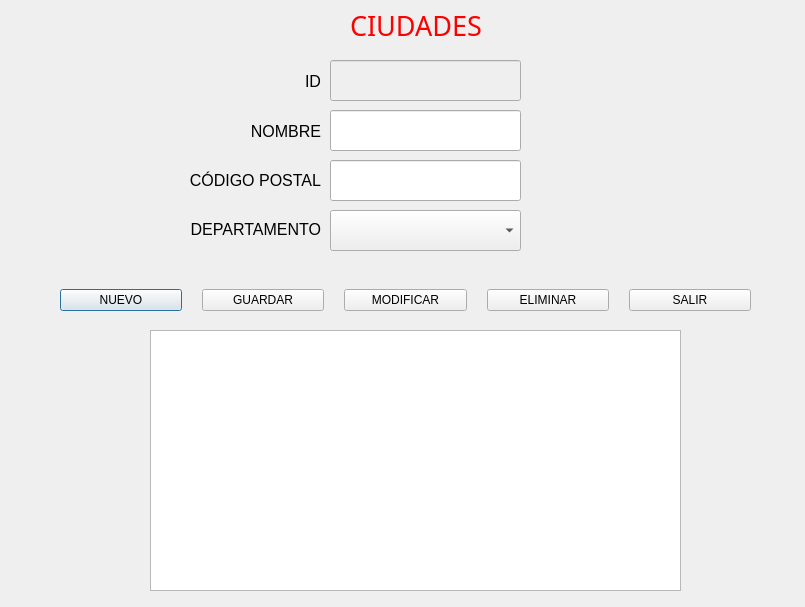
<?xml version="1.0" encoding="UTF-8"?>
<ui version="4.0">
 <class>Ciudades</class>
 <widget class="QDialog" name="Ciudades">
  <property name="geometry">
   <rect>
    <x>0</x>
    <y>0</y>
    <width>805</width>
    <height>607</height>
   </rect>
  </property>
  <property name="windowTitle">
   <string>Ciudades</string>
  </property>
  <widget class="QWidget" name="layoutWidget">
   <property name="geometry">
    <rect>
     <x>180</x>
     <y>60</y>
     <width>141</width>
     <height>191</height>
    </rect>
   </property>
   <layout class="QVBoxLayout" name="_2">
    <item>
     <widget class="QLabel" name="labelId">
      <property name="font">
       <font>
        <family>Segoe UI</family>
        <pointsize>12</pointsize>
       </font>
      </property>
      <property name="text">
       <string>ID</string>
      </property>
      <property name="alignment">
       <set>Qt::AlignmentFlag::AlignRight|Qt::AlignmentFlag::AlignTrailing|Qt::AlignmentFlag::AlignVCenter</set>
      </property>
     </widget>
    </item>
    <item>
     <widget class="QLabel" name="labelNombre">
      <property name="font">
       <font>
        <family>Segoe UI</family>
        <pointsize>12</pointsize>
       </font>
      </property>
      <property name="text">
       <string>NOMBRE</string>
      </property>
      <property name="alignment">
       <set>Qt::AlignmentFlag::AlignRight|Qt::AlignmentFlag::AlignTrailing|Qt::AlignmentFlag::AlignVCenter</set>
      </property>
     </widget>
    </item>
    <item>
     <widget class="QLabel" name="labelCodigoPostal">
      <property name="font">
       <font>
        <pointsize>12</pointsize>
       </font>
      </property>
      <property name="text">
       <string>CÓDIGO POSTAL</string>
      </property>
      <property name="alignment">
       <set>Qt::AlignmentFlag::AlignRight|Qt::AlignmentFlag::AlignTrailing|Qt::AlignmentFlag::AlignVCenter</set>
      </property>
     </widget>
    </item>
    <item>
     <widget class="QLabel" name="label_3">
      <property name="font">
       <font>
        <pointsize>12</pointsize>
       </font>
      </property>
      <property name="text">
       <string>DEPARTAMENTO</string>
      </property>
      <property name="alignment">
       <set>Qt::AlignmentFlag::AlignRight|Qt::AlignmentFlag::AlignTrailing|Qt::AlignmentFlag::AlignVCenter</set>
      </property>
     </widget>
    </item>
   </layout>
  </widget>
  <widget class="QLabel" name="label">
   <property name="geometry">
    <rect>
     <x>350</x>
     <y>10</y>
     <width>141</width>
     <height>31</height>
    </rect>
   </property>
   <property name="font">
    <font>
     <family>MV Boli</family>
     <pointsize>20</pointsize>
     <underline>false</underline>
    </font>
   </property>
   <property name="styleSheet">
    <string notr="true">color: rgb(255, 0, 0);</string>
   </property>
   <property name="text">
    <string>CIUDADES</string>
   </property>
   <property name="textFormat">
    <enum>Qt::TextFormat::AutoText</enum>
   </property>
  </widget>
  <widget class="QTableView" name="tablaCiudades">
   <property name="geometry">
    <rect>
     <x>150</x>
     <y>330</y>
     <width>531</width>
     <height>261</height>
    </rect>
   </property>
  </widget>
  <widget class="QLineEdit" name="txtId">
   <property name="enabled">
    <bool>false</bool>
   </property>
   <property name="geometry">
    <rect>
     <x>330</x>
     <y>60</y>
     <width>191</width>
     <height>41</height>
    </rect>
   </property>
  </widget>
  <widget class="QWidget" name="layoutWidget_2">
   <property name="geometry">
    <rect>
     <x>60</x>
     <y>280</y>
     <width>691</width>
     <height>41</height>
    </rect>
   </property>
   <layout class="QHBoxLayout" name="horizontalLayout">
    <property name="spacing">
     <number>20</number>
    </property>
    <item>
     <widget class="QPushButton" name="btnNuevo">
      <property name="text">
       <string>NUEVO</string>
      </property>
      <property name="icon">
       <iconset theme="QIcon::ThemeIcon::FolderNew"/>
      </property>
     </widget>
    </item>
    <item>
     <widget class="QPushButton" name="btnGuardar">
      <property name="text">
       <string>GUARDAR</string>
      </property>
      <property name="icon">
       <iconset theme="QIcon::ThemeIcon::DocumentSave"/>
      </property>
     </widget>
    </item>
    <item>
     <widget class="QPushButton" name="btnModificar">
      <property name="text">
       <string>MODIFICAR</string>
      </property>
      <property name="icon">
       <iconset theme="QIcon::ThemeIcon::MailMessageNew"/>
      </property>
     </widget>
    </item>
    <item>
     <widget class="QPushButton" name="btnEliminar">
      <property name="text">
       <string>ELIMINAR</string>
      </property>
      <property name="icon">
       <iconset theme="QIcon::ThemeIcon::ApplicationExit"/>
      </property>
     </widget>
    </item>
    <item>
     <widget class="QPushButton" name="btnCerrar">
      <property name="text">
       <string>SALIR</string>
      </property>
      <property name="icon">
       <iconset theme="QIcon::ThemeIcon::SystemLogOut"/>
      </property>
     </widget>
    </item>
   </layout>
  </widget>
  <widget class="QLineEdit" name="txtNombre">
   <property name="geometry">
    <rect>
     <x>330</x>
     <y>110</y>
     <width>191</width>
     <height>41</height>
    </rect>
   </property>
  </widget>
  <widget class="QLineEdit" name="txtCodigoPostal">
   <property name="geometry">
    <rect>
     <x>330</x>
     <y>160</y>
     <width>191</width>
     <height>41</height>
    </rect>
   </property>
  </widget>
  <widget class="QComboBox" name="cbDepartamento">
   <property name="geometry">
    <rect>
     <x>330</x>
     <y>210</y>
     <width>191</width>
     <height>41</height>
    </rect>
   </property>
  </widget>
 </widget>
 <resources/>
 <connections/>
</ui>
